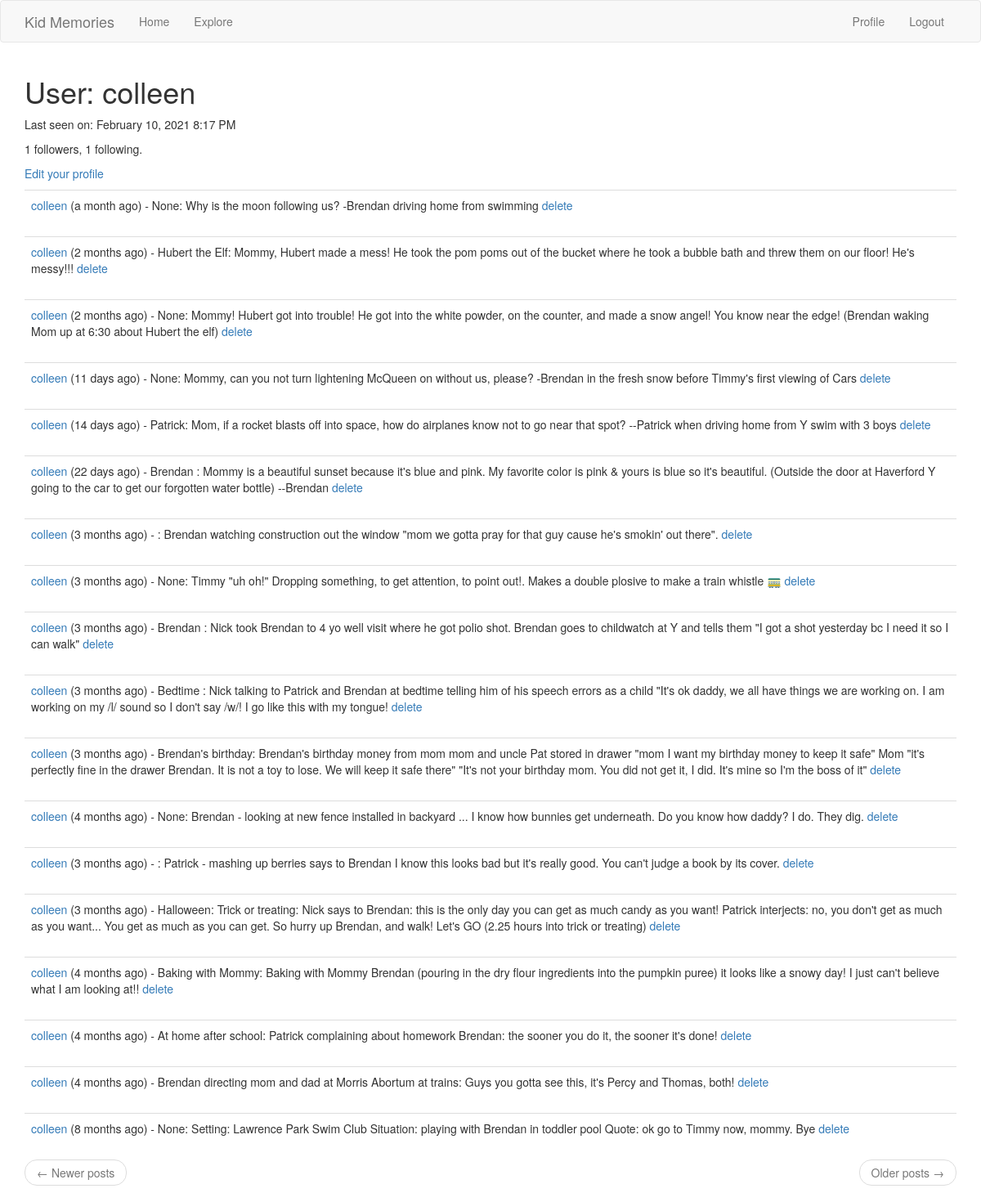
/user/colleen (signed in), run on the app's committed database.
### app/models.py (models this page shows, shortened)
class PaginatedAPIMixin(object):
    @staticmethod
    def to_collection_dict(query, page, per_page, endpoint, **kwargs):
        resources = query.paginate(page, per_page, False)
        data = {
            'items': [item.to_dict() for item in resources.items],
            '_meta': {
                'page': page,
                'per_page': per_page,
                'total_pages': resources.pages,
                'total_items': resources.total
            },
            '_links': {
                'self': url_for(endpoint, page=page, per_page=per_page,
                                **kwargs),
                'next': url_for(endpoint, page=page + 1, per_page=per_page,
                                **kwargs) if resources.has_next else None,
                'prev': url_for(endpoint, page=page - 1, per_page=per_page,
                                **kwargs) if resources.has_prev else None
            }
        }
        return data

class User(UserMixin, PaginatedAPIMixin, db.Model):
    id = db.Column(db.Integer, primary_key=True)
    username = db.Column(db.String(64), index=True, unique=True)
    email = db.Column(db.String(120), index=True, unique=True)
    password_hash = db.Column(db.String(128))
    posts = db.relationship('Post', backref='author', lazy='dynamic')
    about_me = db.Column(db.String(140))
    last_seen = db.Column(db.DateTime, default=datetime.utcnow)
    token = db.Column(db.String(32), index=True, unique=True)
    token_expiration = db.Column(db.DateTime)
    followed = db.relationship(
        'User', secondary=followers,
        primaryjoin=(followers.c.follower_id == id),
        secondaryjoin=(followers.c.followed_id == id),
        backref=db.backref('followers', lazy='dynamic'), lazy='dynamic')

class Post(db.Model):
    id = db.Column(db.Integer, primary_key=True)
    body = db.Column(db.String(140))
    category = db.Column(db.String(25), nullable=True)
    eventdate = db.Column(db.DateTime, default=datetime.utcnow)
    timestamp = db.Column(db.DateTime, index=True, default=datetime.utcnow)
    user_id = db.Column(db.Integer, db.ForeignKey('user.id'))
    image = db.Column(db.String(255), nullable = True)

### app/main/routes.py (the view)
@bp.route('/user/<username>')
@login_required
def user(username):
    user = User.query.filter_by(username=username).first_or_404()
    page = request.args.get('page', 1, type=int)
    posts = user.posts.order_by(Post.timestamp.desc()).paginate(
        page, current_app.config['POSTS_PER_PAGE'], False)
    next_url = url_for('main.user', username=user.username,
                       page=posts.next_num) if posts.has_next else None
    prev_url = url_for('main.user', username=user.username,
                       page=posts.prev_num) if posts.has_prev else None
    form = EmptyForm()
    return render_template('user.html', user=user, posts=posts.items,next_url=next_url, prev_url=prev_url, form=form)

### app/main/routes.py (called while the page is built)
@bp.before_app_request
def before_request():
    if current_user.is_authenticated:
        current_user.last_seen = datetime.utcnow()
        db.session.commit()

### app/models.py (called while the page is built)
@login.user_loader
def load_user(id):
    return User.query.get(int(id))

### app/templates/user.html (shortened to what this page needs)
{% extends "base.html" %}
{% block app_content %}
    <td>
      <h1>User: {{ user.username }}</h1>
      {% if user.last_seen %}<p>Last seen on: {{ moment(user.last_seen).format('LLL') }}</p>{% endif %}
      <p>{{ user.followers.count() }} followers, {{ user.followed.count() }} following.</p>
      {% if user == current_user %}
      <p><a href="{{ url_for('main.edit_profile') }}">Edit your profile</a></p>
      {% endif %}
      {% for post in posts %}
          {% include '_post.html' %}
      {% endfor %}
      <nav aria-label="...">
          <ul class="pager">
              <li class="previous{% if not prev_url %} disabled{% endif %}">
                  <a href="{{ prev_url or '#' }}">
                      <span aria-hidden="true">←</span> Newer posts
                  </a>
              </li>
              <li class="next{% if not next_url %} disabled{% endif %}">
                  <a href="{{ next_url or '#' }}">
                      Older posts <span aria-hidden="true">→</span>
                  </a>
              </li>
          </ul>
      </nav>
{% endblock %}

### app/templates/_post.html (shortened to what this page needs)
<table class="table table-hover">
        <tr>
            <td>
            {{ user_link }} ({{ moment(post.eventdate).fromNow() }}) - {{post.category}}: {{ post.body }}
            {% if post.author.username == current_user.username %}
                 <a href="{{ url_for('main.deletenote', id=post.id) }}">delete</a>
            {% endif %}
            </td>
        </tr>
    </table>

### data on the page
User: username "colleen", last_seen "February 10, 2021 8:17 PM"
Post: user_link "colleen", eventdate "a month ago", category "None", body "Why is the moon following us? -Brendan driving home from swimming"
Post: user_link "colleen", eventdate "2 months ago", category "Hubert the Elf", body "Mommy, Hubert made a mess! He took the pom poms out of the bucket where he took a bubble bath and threw them on our floor! He's messy!!!"
Post: user_link "colleen", eventdate "2 months ago", category "None", body "Mommy! Hubert got into trouble! He got into the white powder, on the counter, and made a snow angel! You know near the edge! (Brendan waking Mom up at 6:30 about Hubert the elf)"
Post: user_link "colleen", eventdate "11 days ago", category "None", body "Mommy, can you not turn lightening McQueen on without us, please? -Brendan in the fresh snow before Timmy's first viewing of Cars"
Post: user_link "colleen", eventdate "14 days ago", category "Patrick", body "Mom, if a rocket blasts off into space, how do airplanes know not to go near that spot? --Patrick when driving home from Y swim with 3 boys"
Post: user_link "colleen", eventdate "22 days ago", category "Brendan", body "Mommy is a beautiful sunset because it's blue and pink. My favorite color is pink & yours is blue so it's beautiful. (Outside the door at Haverford Y going to the car to get our forgotten water bottle) --Brendan"
Post: user_link "colleen", eventdate "3 months ago", body "Brendan watching construction out the window \"mom we gotta pray for that guy cause he's smokin' out there\"."
Post: user_link "colleen", eventdate "3 months ago", category "None", body "Timmy \"uh oh!\" Dropping something, to get attention, to point out!. Makes a double plosive to make a train whistle 🚃"
Post: user_link "colleen", eventdate "3 months ago", category "Brendan", body "Nick took Brendan to 4 yo well visit where he got polio shot. Brendan goes to childwatch at Y and tells them \"I got a shot yesterday bc I need it so I can walk\""
Post: user_link "colleen", eventdate "3 months ago", category "Bedtime", body "Nick talking to Patrick and Brendan at bedtime telling him of his speech errors as a child \"It's ok daddy, we all have things we are working on. I am working on my /l/ sound so I don't say /w/! I go like this with my tongue!"
Post: user_link "colleen", eventdate "3 months ago", category "Brendan's birthday", body "Brendan's birthday money from mom mom and uncle Pat stored in drawer \"mom I want my birthday money to keep it safe\" Mom \"it's perfectly fine in the drawer Brendan. It is not a toy to lose. We will keep it safe there\" \"It's not your birthday mom. You did not get it, I did. It's mine so I'm the boss of it\""
Post: user_link "colleen", eventdate "4 months ago", category "None", body "Brendan - looking at new fence installed in backyard ... I know how bunnies get underneath. Do you know how daddy? I do. They dig."
Post: user_link "colleen", eventdate "3 months ago", body "Patrick - mashing up berries says to Brendan I know this looks bad but it's really good. You can't judge a book by its cover."
Post: user_link "colleen", eventdate "3 months ago", category "Halloween", body "Trick or treating: Nick says to Brendan: this is the only day you can get as much candy as you want! Patrick interjects: no, you don't get as much as you want... You get as much as you can get. So hurry up Brendan, and walk! Let's GO (2.25 hours into trick or treating)"
Post: user_link "colleen", eventdate "4 months ago", category "Baking with Mommy", body "Baking with Mommy Brendan (pouring in the dry flour ingredients into the pumpkin puree) it looks like a snowy day! I just can't believe what I am looking at!!"
Post: user_link "colleen", eventdate "4 months ago", category "At home after school", body "Patrick complaining about homework Brendan: the sooner you do it, the sooner it's done!"
Post: user_link "colleen", eventdate "4 months ago", category "Brendan directing mom and dad at Morris Abortum at trains", body "Guys you gotta see this, it's Percy and Thomas, both!"
Post: user_link "colleen", eventdate "8 months ago", category "None", body "Setting: Lawrence Park Swim Club Situation: playing with Brendan in toddler pool Quote: ok go to Timmy now, mommy. Bye"

### other printed values
{{ user.followers.count() }} "1"
{{ user.followed.count() }} "1"
